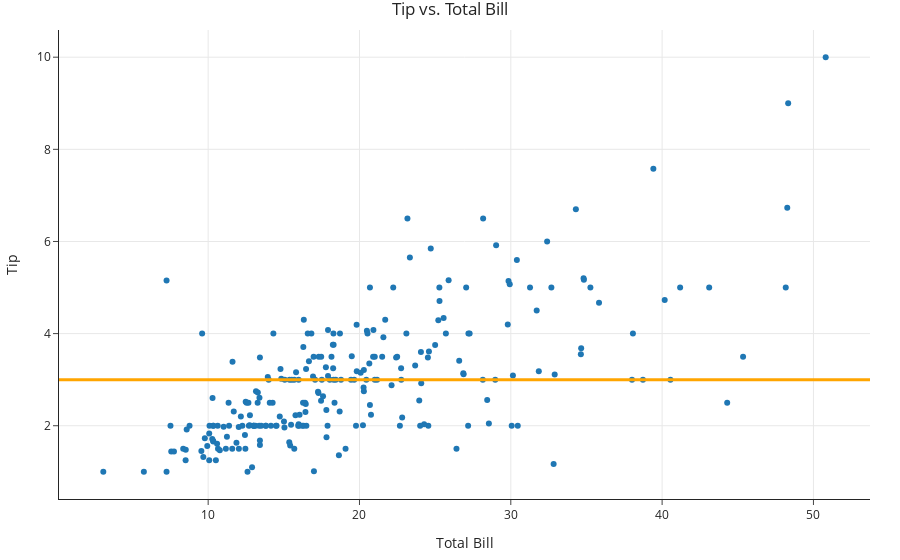

The notebook cell saved with this chart:
### Markdown cell above
Let's visualize this prediction.

### Code cell
fig = px.scatter(tips, x='total_bill', y='tip')
fig.add_hline(mean_tip, line_width=3, line_color='orange', opacity=1)
fig.update_layout(title='Tip vs. Total Bill',
                  xaxis_title='Total Bill', yaxis_title='Tip')

### Figure 1 — Plotly figure (JSON) as saved in the notebook; plotly's stock layout.template omitted (floating-point values rounded to 4 significant figures; data arrays with more than 128 entries replaced by an {"elided": "..."} marker saying what was removed)
{"data": [{"hovertemplate": "total_bill=%{x}<br>tip=%{y}<extra></extra>", "legendgroup": "", "marker": {"color": "#1F77B4", "symbol": "circle"}, "mode": "markers", "name": "", "orientation": "v", "showlegend": false, "type": "scatter", "x": {"elided": "244 float values"}, "xaxis": "x", "y": {"elided": "244 float values"}, "yaxis": "y"}], "layout": {"legend": {"tracegroupgap": 0}, "shapes": [{"line": {"color": "orange", "width": 3}, "opacity": 1, "type": "line", "x0": 0, "x1": 1, "xref": "x domain", "y0": 2.998, "y1": 2.998, "yref": "y"}], "title": {"text": "Tip vs. Total Bill"}, "xaxis": {"anchor": "y", "domain": [0, 1], "title": {"text": "Total Bill"}}, "yaxis": {"anchor": "x", "domain": [0, 1], "title": {"text": "Tip"}}}}
